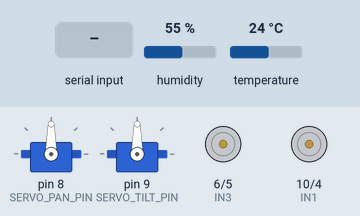
This sketch was run on a simulated Arduino Leonardo, built with avr-gcc and run on an emulated ATmega32U4. Shown: 2 × servo, motor-driver pin pairs drawn as motors (green arrow = first pin HIGH = forward, orange = second pin HIGH = backward, longer = more drive). The inputs (shaded band) are chosen by the test bench; at power-on: humidity 55 %, temperature 24 °C. What the sketch prints to the serial monitor is not drawn.

Above: at 1.2 s.
1.3 s: "B\n" received over the second serial link
At 2.5 s:
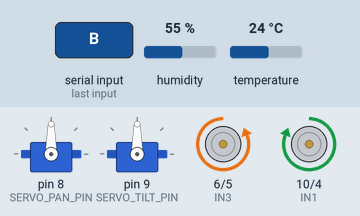
2.8 s: "F\n" received over the second serial link
At 3.8 s:
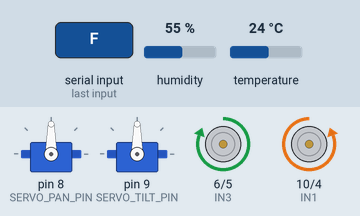
4.3 s: "L\n" received over the second serial link
At 5.0 s:
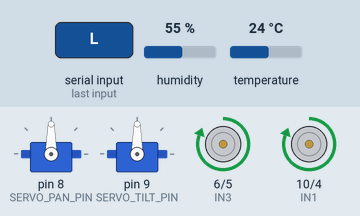
5.8 s: "R\n" received over the second serial link
At 6.1 s:
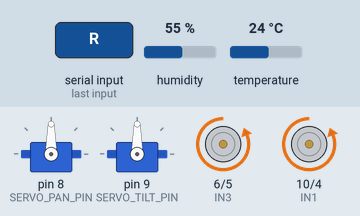
7.3 s: "SV1:,45\n" received over the second serial link
At 8.5 s:
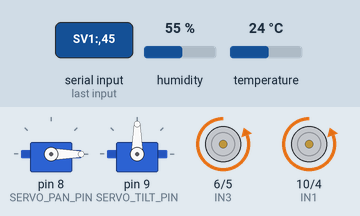
8.8 s: "S\n" received over the second serial link
At 9.6 s:
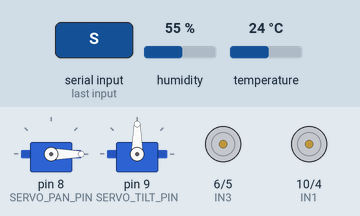
Timing chart, 0 to 11.3 s (numbered marks = the images above; inputs shaded):
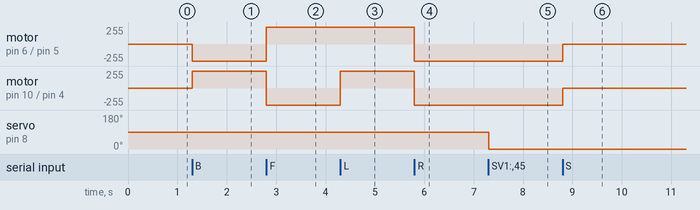

Measured:
- after the input at 1.3 s, motor on pin 6 (IN3) / pin 5 (IN4): stopped → backward 255/255 at once; motor on pin 10 (IN1) / pin 4 (IN2): stopped → forward 255/255 at once
- after the input at 2.8 s, motor on pin 6 (IN3) / pin 5 (IN4): backward 255/255 → forward 255/255 at once; motor on pin 10 (IN1) / pin 4 (IN2): forward 255/255 → backward 255/255 at once
- after the input at 4.3 s, motor on pin 10 (IN1) / pin 4 (IN2): backward 255/255 → forward 255/255 at once
- after the input at 5.8 s, motor on pin 6 (IN3) / pin 5 (IN4), motor on pin 10 (IN1) / pin 4 (IN2): forward 255/255 → backward 255/255 at once
- after the input at 7.3 s, servo on pin 8 (SERVO_PAN_PIN): 90° → 0° at once
- after the input at 8.8 s, motor on pin 6 (IN3) / pin 5 (IN4), motor on pin 10 (IN1) / pin 4 (IN2): backward 255/255 → stopped at once

The sketch:

MEGA.ino
```cpp
// ===== Arduino MEGA — L9110S + 2 Servos + Ultrassônico + DHT11 (Versão Otimizada) =====
// Foco: Envio de pacotes curtos para não engarrafar o Bluetooth do ESP32.

#include <Arduino.h>
#include <Servo.h>
#include <DHT.h>

// -------- DHT11 (Telemetria) --------
#define DHTPIN  12
#define DHTTYPE DHT11
DHT dht(DHTPIN, DHTTYPE);

unsigned long lastDhtMs = 0;
const unsigned long DHT_INTERVAL_MS = 3000; // 3 segundos

// -------- Ponte H (L9110S) --------
const uint8_t IN1 = 10;
const uint8_t IN2 = 4;
const uint8_t IN3 = 6;
const uint8_t IN4 = 5;

// Configuração de Inversão (Ajuste conforme sua fiação)
const bool INVERT_A = false;
const bool INVERT_B = true;

inline void driveA(int d){
  int s = INVERT_A ? -d : d;
  digitalWrite(IN1, s > 0);
  digitalWrite(IN2, s < 0);
}
inline void driveB(int d){
  int s = INVERT_B ? -d : d;
  digitalWrite(IN3, s > 0);
  digitalWrite(IN4, s < 0);
}
inline void Stop(){ driveA(0); driveB(0); }
inline void Fwd(){  driveA(+1); driveB(+1); }
inline void Back(){ driveA(-1); driveB(-1); }
inline void Left(){ driveA(+1); driveB(-1); }
inline void Right(){driveA(-1); driveB(+1); }

// -------- FSM de giro 90° --------
enum TurnState { T_IDLE, T_RIGHT, T_LEFT };
TurnState tstate = T_IDLE;
unsigned long tStartMs = 0;
unsigned long tDurationMs = 0;
bool ackTurnPending = false;

const unsigned long TURN_90_MS_R = 500;
const unsigned long TURN_90_MS_L = 500;

void startTurnRight90() {
  Right();
  tstate = T_RIGHT;
  tStartMs = millis();
  tDurationMs = TURN_90_MS_R;
  ackTurnPending = true;
}
void startTurnLeft90() {
  Left();
  tstate = T_LEFT;
  tStartMs = millis();
  tDurationMs = TURN_90_MS_L;
  ackTurnPending = true;
}
void tickTurn() {
  if (tstate == T_IDLE) return;
  if (millis() - tStartMs >= tDurationMs) {
    Stop();
    tstate = T_IDLE;
    if (ackTurnPending) {
      Serial1.println("ACK:TURN");
      ackTurnPending = false;
    }
  }
}

// -------- Servos (Não bloqueante) --------
const uint8_t SERVO_PAN_PIN  = 8;
const uint8_t SERVO_TILT_PIN = 9;
Servo sPan, sTilt;
int panDeg  = 90;
int tiltDeg = 90;

// Move direto sem delay para não travar comunicação
void servoMove(Servo &s, int &cur, int target) {
  if (target < 0) target = 0;
  if (target > 180) target = 180;
  s.write(target);
  cur = target;
}

// -------- Ultrassônico --------
const uint8_t US_TRIG = 2;
const uint8_t US_ECHO = 3;

long measureUScm(){
  digitalWrite(US_TRIG, LOW); delayMicroseconds(2);
  digitalWrite(US_TRIG, HIGH); delayMicroseconds(10);
  digitalWrite(US_TRIG, LOW);
  unsigned long dur = pulseIn(US_ECHO, HIGH, 25000UL); // Timeout curto (25ms)
  if (dur == 0) return -1;
  return dur / 58;
}

// -------- Parser --------
bool parseIntAfter(const String &l, char sep, int &out){
  int p = l.indexOf(sep);
  if (p < 0) return false;
  out = l.substring(p+1).toInt();
  return true;
}

void handleLine(String l){
  l.trim(); if (!l.length()) return;
  String u = l; u.toUpperCase();

  // Comandos de Movimento
  if (u == "B"){ Fwd();  Serial1.println("OK:FWD");  return; } // Invertido conforme seu setup
  if (u == "F"){ Back(); Serial1.println("OK:BACK"); return; }
  if (u == "L"){ Left(); Serial1.println("OK:LEFT"); return; }
  if (u == "R"){ Right();Serial1.println("OK:RIGHT");return; }
  if (u == "S"){ Stop(); Serial1.println("OK:STOP"); return; }

  // Protocolo Autônomo
  if (u == "DRV:FWD:ON"){  Fwd();  Serial1.println("OK:DRV:FWD:ON");  return; }
  if (u == "DRV:FWD:OFF"){ Stop(); Serial1.println("OK:DRV:FWD:OFF"); return; }
  if (u == "DRV:TURN:90R"){ startTurnRight90(); Serial1.println("OK:TURN:REQ:R"); return; }
  if (u == "DRV:TURN:90L"){ startTurnLeft90();  Serial1.println("OK:TURN:REQ:L"); return; }

  // Servos (Simplificado para evitar bloqueio)
  int v=0;
  if (u.startsWith("SV1:")){ if (parseIntAfter(l,':',v)) servoMove(sPan, panDeg, v); return; }
  if (u.startsWith("SV2:")){ if (parseIntAfter(l,':',v)) servoMove(sTilt, tiltDeg, v); return; }
  if (u.startsWith("PAN")){ if (parseIntAfter(l,',',v)) servoMove(sPan, panDeg, v); return; }
  if (u.startsWith("TILT")){ if (parseIntAfter(l,',',v)) servoMove(sTilt, tiltDeg, v); return; }

  // Solicitação de Ultrassom
  if (u == "US?"){
    long cm = measureUScm();
    if (cm < 0) cm = 999;
    Serial1.print("US:dist="); Serial1.println(cm);
    return;
  }
}

void setup(){
  pinMode(IN1,OUTPUT); pinMode(IN2,OUTPUT);
  pinMode(IN3,OUTPUT); pinMode(IN4,OUTPUT);
  Stop();

  sPan.attach(SERVO_PAN_PIN);
  sTilt.attach(SERVO_TILT_PIN);
  sPan.write(panDeg); sTilt.write(tiltDeg);

  pinMode(US_TRIG,OUTPUT);
  pinMode(US_ECHO,INPUT);
  digitalWrite(US_TRIG,LOW);

  dht.begin();

  Serial.begin(115200);
  Serial1.begin(115200);
  Serial.println("MEGA Otimizado Pronto");
}

void loop(){
  // 1. Leitura Serial (Alta prioridade)
  if (Serial1.available()){
    String l = Serial1.readStringUntil('\n');
    handleLine(l);
  }

  // 2. FSM de Giro
  tickTurn();

  // 3. Telemetria (Baixa prioridade)
  if (millis() - lastDhtMs > DHT_INTERVAL_MS) {
    lastDhtMs = millis();
    float h = dht.readHumidity();
    float t = dht.readTemperature();

    // Envia PACOTE COMPACTO (< 20 bytes) para garantir envio no BLE
    if (!isnan(h) && !isnan(t)) {
      Serial1.print("DHT:T=");
      Serial1.print(t, 1);
      Serial1.print(",H=");
      Serial1.println(h, 1);
    }
  }
}
```
